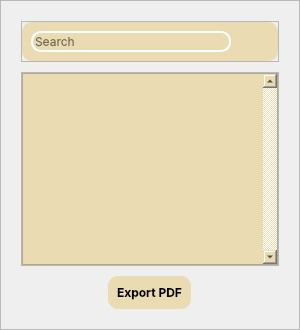
            <widget class="QWidget" name="RecordsPage">
             <layout class="QVBoxLayout" name="verticalLayout_6">
              <property name="spacing">
               <number>0</number>
              </property>
              <property name="leftMargin">
               <number>0</number>
              </property>
              <property name="topMargin">
               <number>0</number>
              </property>
              <property name="rightMargin">
               <number>0</number>
              </property>
              <property name="bottomMargin">
               <number>0</number>
              </property>
              <item>
               <widget class="QFrame" name="frame_2">
                <property name="frameShape">
                 <enum>QFrame::StyledPanel</enum>
                </property>
                <property name="frameShadow">
                 <enum>QFrame::Raised</enum>
                </property>
                <layout class="QVBoxLayout" name="verticalLayout_8">
                 <property name="spacing">
                  <number>10</number>
                 </property>
                 <property name="leftMargin">
                  <number>20</number>
                 </property>
                 <property name="topMargin">
                  <number>20</number>
                 </property>
                 <property name="rightMargin">
                  <number>20</number>
                 </property>
                 <property name="bottomMargin">
                  <number>20</number>
                 </property>
                 <item>
                  <widget class="QFrame" name="frame_5">
                   <property name="frameShape">
                    <enum>QFrame::StyledPanel</enum>
                   </property>
                   <property name="frameShadow">
                    <enum>QFrame::Raised</enum>
                   </property>
                   <layout class="QVBoxLayout" name="verticalLayout_9">
                    <property name="leftMargin">
                     <number>0</number>
                    </property>
                    <property name="topMargin">
                     <number>0</number>
                    </property>
                    <property name="rightMargin">
                     <number>0</number>
                    </property>
                    <property name="bottomMargin">
                     <number>0</number>
                    </property>
                    <item alignment="Qt::AlignTop">
                     <widget class="QFrame" name="frame_8">
                      <property name="styleSheet">
                       <string notr="true">background-color: #ebdbb2;
border-radius: 10px;</string>
                      </property>
                      <property name="frameShape">
                       <enum>QFrame::StyledPanel</enum>
                      </property>
                      <property name="frameShadow">
                       <enum>QFrame::Raised</enum>
                      </property>
                      <layout class="QHBoxLayout" name="horizontalLayout_4">
                       <item>
                        <widget class="QLineEdit" name="searchLineEdit">
                         <property name="sizePolicy">
                          <sizepolicy hsizetype="Expanding" vsizetype="Expanding">
                           <horstretch>0</horstretch>
                           <verstretch>0</verstretch>
                          </sizepolicy>
                         </property>
                         <property name="font">
                          <font>
                           <family>SF Pro Text</family>
                          </font>
                         </property>
                         <property name="styleSheet">
                          <string notr="true">QLineEdit {
	border: 2px solid #FFFFFF;
}

QLineEdit:focus{
	border: 2px solid #000000
}</string>
                         </property>
                         <property name="alignment">
                          <set>Qt::AlignLeading|Qt::AlignLeft|Qt::AlignVCenter</set>
                         </property>
                         <property name="placeholderText">
                          <string>Search</string>
                         </property>
                        </widget>
                       </item>
                       <item>
                        <widget class="QPushButton" name="searchBtn">
                         <property name="cursor">
                          <cursorShape>PointingHandCursor</cursorShape>
                         </property>
                         <property name="styleSheet">
                          <string notr="true">QPushButton#pushButton:hover {
    background-color: rgb(224, 255, 0);
}</string>
                         </property>
                         <property name="text">
                          <string/>
                         </property>
                         <property name="icon">
                          <iconset resource="icons.qrc">
                           <normaloff>:/icons/1CON/search.svg</normaloff>:/icons/1CON/search.svg</iconset>
                         </property>
                         <property name="iconSize">
                          <size>
                           <width>30</width>
                           <height>30</height>
                          </size>
                         </property>
                        </widget>
                       </item>
                      </layout>
                     </widget>
                    </item>
                   </layout>
                  </widget>
                 </item>
                 <item>
                  <widget class="QFrame" name="frame_6">
                   <property name="sizePolicy">
                    <sizepolicy hsizetype="Preferred" vsizetype="Expanding">
                     <horstretch>0</horstretch>
                     <verstretch>0</verstretch>
                    </sizepolicy>
                   </property>
                   <property name="frameShape">
                    <enum>QFrame::StyledPanel</enum>
                   </property>
                   <property name="frameShadow">
                    <enum>QFrame::Raised</enum>
                   </property>
                   <layout class="QVBoxLayout" name="verticalLayout_10">
                    <property name="spacing">
                     <number>0</number>
                    </property>
                    <property name="leftMargin">
                     <number>0</number>
                    </property>
                    <property name="topMargin">
                     <number>0</number>
                    </property>
                    <property name="rightMargin">
                     <number>0</number>
                    </property>
                    <property name="bottomMargin">
                     <number>0</number>
                    </property>
                    <item>
                     <widget class="QTextEdit" name="textEdit">
                      <property name="font">
                       <font>
                        <family>SF Pro Display</family>
                       </font>
                      </property>
                      <property name="styleSheet">
                       <string notr="true">background-color: #ebdbb2;</string>
                      </property>
                      <property name="verticalScrollBarPolicy">
                       <enum>Qt::ScrollBarAlwaysOn</enum>
                      </property>
                     </widget>
                    </item>
                   </layout>
                  </widget>
                 </item>
                 <item alignment="Qt::AlignHCenter|Qt::AlignBottom">
                  <widget class="QFrame" name="frame_7">
                   <property name="styleSheet">
                    <string notr="true">background-color: #ebdbb2;
border-radius: 10px;</string>
                   </property>
                   <property name="frameShape">
                    <enum>QFrame::StyledPanel</enum>
                   </property>
                   <property name="frameShadow">
                    <enum>QFrame::Raised</enum>
                   </property>
                   <layout class="QVBoxLayout" name="verticalLayout_11">
                    <item>
                     <widget class="QPushButton" name="exportPdfBtn">
                      <property name="font">
                       <font>
                        <family>SF Pro Display</family>
                        <weight>75</weight>
                        <bold>true</bold>
                       </font>
                      </property>
                      <property name="text">
                       <string>Export PDF</string>
                      </property>
                      <property name="icon">
                       <iconset resource="icons.qrc">
                        <normaloff>:/icons/1CON/interface-svgrepo-com.svg</normaloff>:/icons/1CON/interface-svgrepo-com.svg</iconset>
                      </property>
                      <property name="iconSize">
                       <size>
                        <width>25</width>
                        <height>25</height>
                       </size>
                      </property>
                     </widget>
                    </item>
                   </layout>
                  </widget>
                 </item>
                </layout>
               </widget>
              </item>
             </layout>
            </widget>
